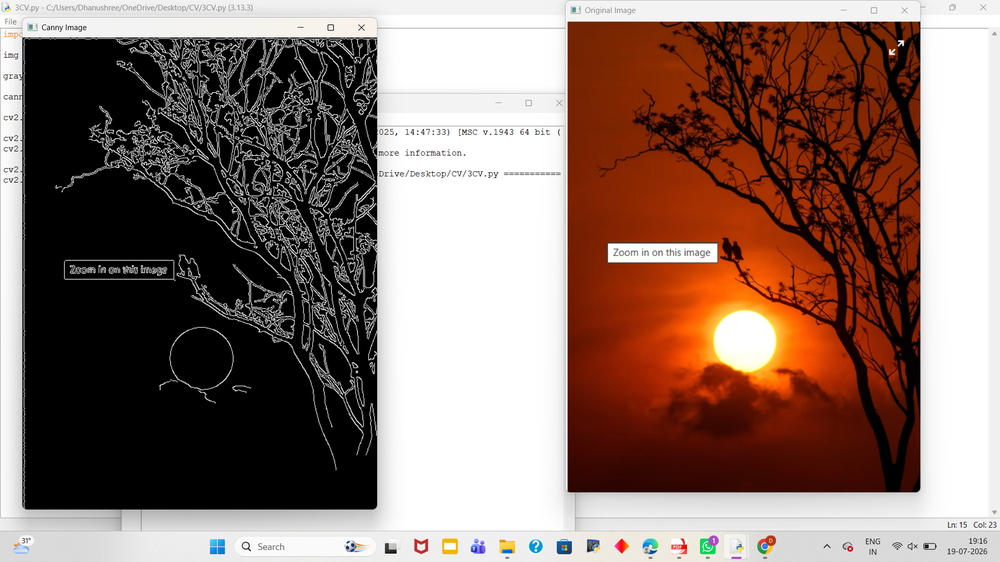
#> input picture EXP 3.png, 1000 x 562 px, shrunk from 1920 x 1080 before the run, given in place of input.jpg, which was not available
$ python 'EXP35_IMAGE WITH TEXT - Copy.py'
#> lines starting #> are read from the running program, lines starting #| are printed output that depends on the picture; after the words box and inside, x2 and y2 are one past the last pixel; in counts of white or black regions, pixels touching at a corner belong together
import cv2

def add_text_to_image():

    # Read the image
    image = cv2.imread("input.jpg")
#> image is the input picture: shape (562, 1000, 3); mean B, G, R 106.9, 115.6, 138.9

    # Check whether image was loaded
    if image is None:
        print("Error: Image not found!")
        return

    # Get text from user
    text = input("Enter the text to display on the image: ")
#> the answer given: EXP 3.png

    # Set text position
    position = (50, 100)

    # Set font
    font = cv2.FONT_HERSHEY_SIMPLEX

    # Set font size
    font_scale = 1

    # Set text color - Blue (BGR)
    color = (255, 0, 0)

    # Set thickness
    thickness = 2

    # Add text to image
    cv2.putText(
        image,
        text,
        position,
        font,
        font_scale,
        color,
        thickness,
        cv2.LINE_AA
    )
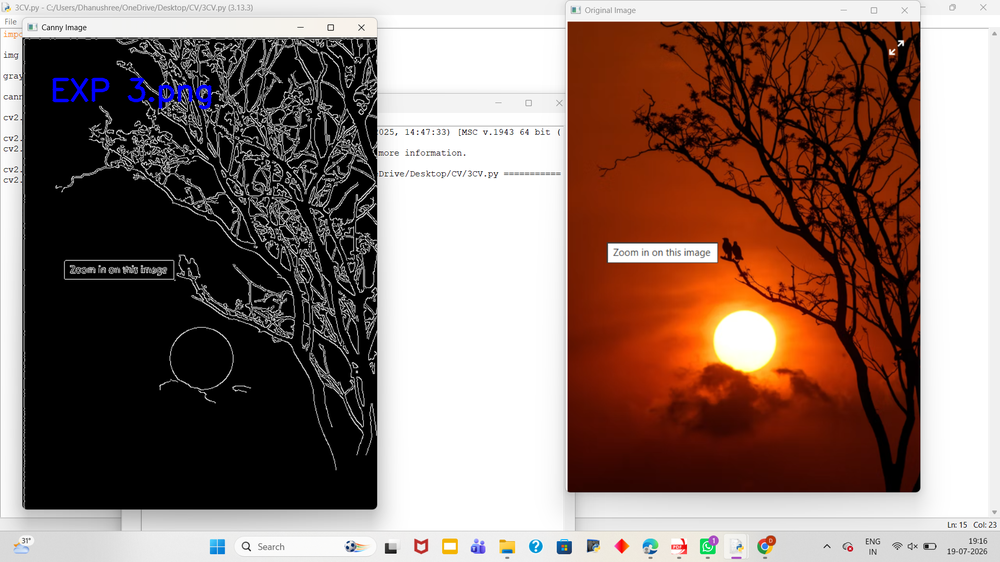
#> image: shape (562, 1000, 3); 0.33% of pixels changed, all inside (x1, y1, x2, y2) = (52, 77, 212, 110)

    # Display the image
    cv2.imshow("Image with Text", image)

    # Save the output image
    cv2.imwrite("output.jpg", image)

    # Wait for key press
    cv2.waitKey(0)
    cv2.destroyAllWindows()


# Call the function
add_text_to_image()

$ run again, on EXP 4.png
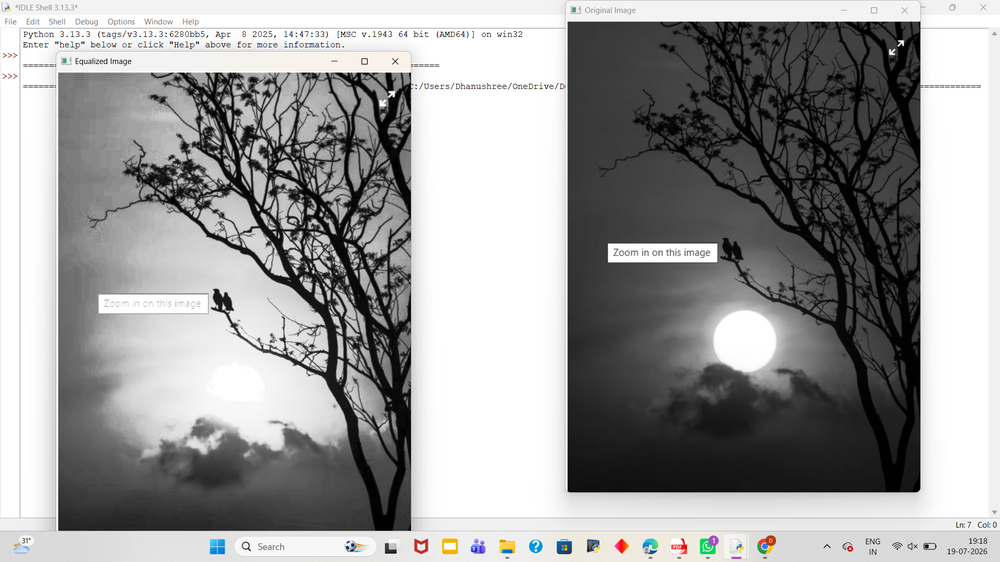
#> input picture EXP 4.png, 1000 x 562 px, shrunk from 1920 x 1080 before the run, given in place of input.jpg, which was not available
#> in add_text_to_image, image is the input picture: shape (562, 1000, 3); mean B, G, R 155.2, 155.3, 155.4
#> in add_text_to_image, `cv2.putText( image, text, position, font, font_scale, color, thickness..`:
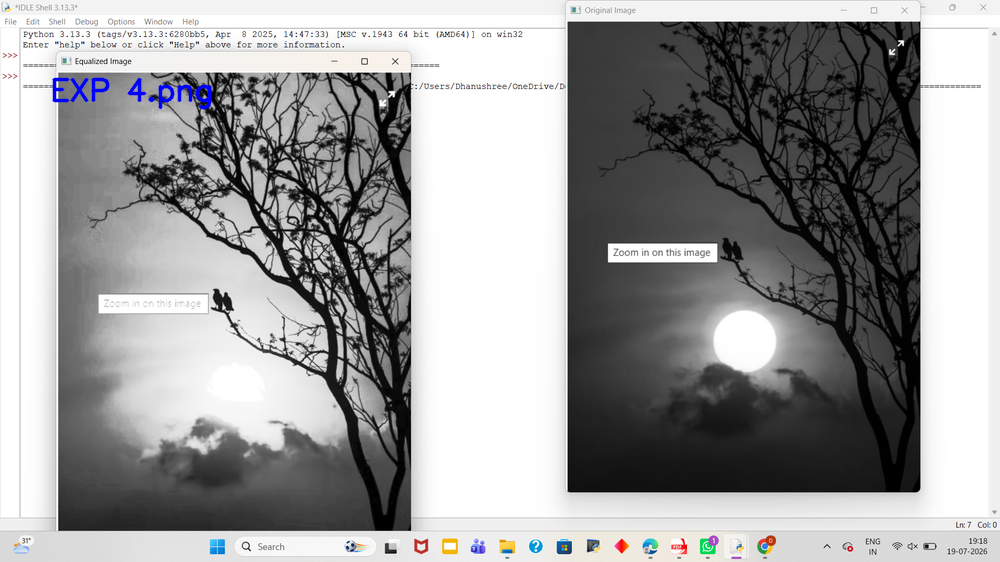
#> image: shape (562, 1000, 3); 0.32% of pixels changed, all inside (x1, y1, x2, y2) = (52, 77, 212, 110)

$ run again, on EXP 5.png
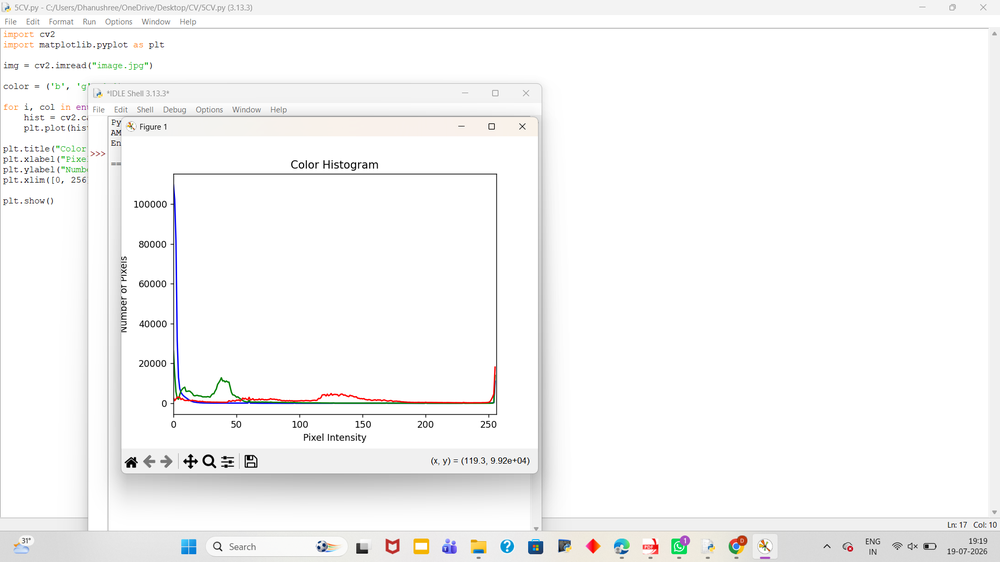
#> input picture EXP 5.png, 1000 x 562 px, shrunk from 1920 x 1080 before the run, given in place of input.jpg, which was not available
#> in add_text_to_image, image is the input picture: shape (562, 1000, 3); mean B, G, R 246.5, 246.7, 246.9
#> in add_text_to_image, `cv2.putText( image, text, position, font, font_scale, color, thickness..`:
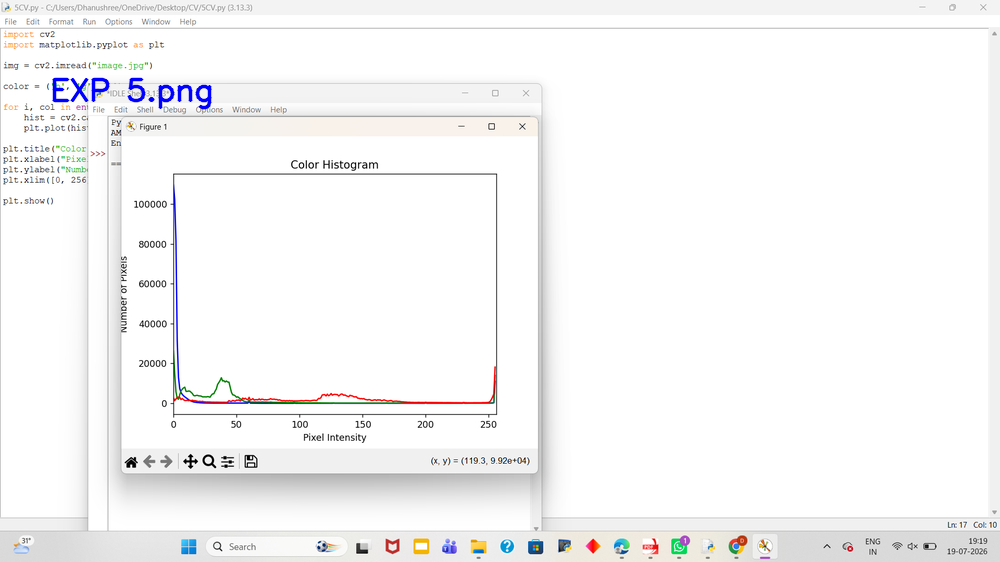
#> image: shape (562, 1000, 3); 0.33% of pixels changed, all inside (x1, y1, x2, y2) = (52, 77, 212, 110)
